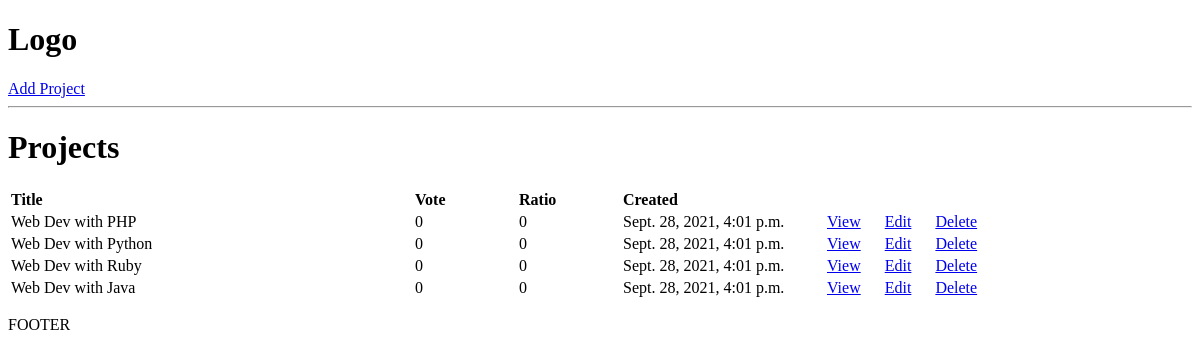
/, run on an earlier commit of the app's database.
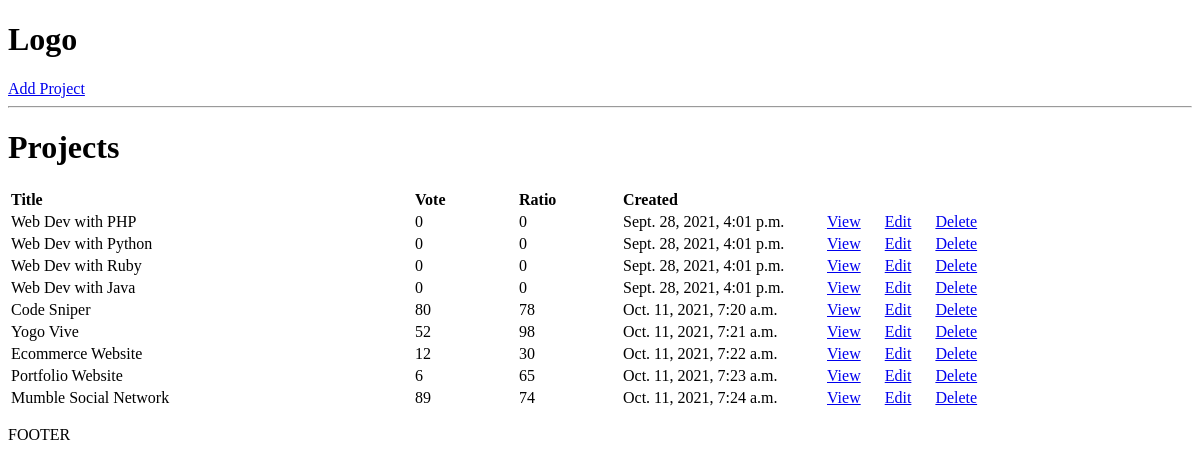
And on a later commit of the database.
### projects/models.py (models this page shows, shortened)
class Project(models.Model):
    title = models.CharField(max_length=200)
    description = models.TextField(null=True, blank=True)
    demo_link = models.CharField(max_length=2000, null=True, blank=True)
    source_link = models.CharField(max_length=2000, null=True, blank=True)
    created = models.DateTimeField(auto_now_add=True)
    id = models.UUIDField(default=uuid.uuid4, unique=True, primary_key=True, editable=False)
    tags = models.ManyToManyField('Tag', blank=True)
    vote_total = models.IntegerField(default=0, null=True, blank=True)
    vote_ratio = models.IntegerField(default=0, null=True, blank=True)

### projects/views.py (the view)
# urls.py: path('', include('projects.urls')),
def projects(request):
    projects = Project.objects.all()
    return render(request, 'projects.html', {'projects': projects})

### projects/templates/projects.html
{% extends 'base.html' %}
{% block content %}
<h1>Projects</h1>
    <table>
    <tr>
        <th style="width: 400px; text-align: left">Title</th>
        <th style="width: 100px; text-align: left">Vote</th>
        <th style="width: 100px; text-align: left">Ratio</th>
        <th style="width: 200px; text-align: left">Created</th>
        <th></th>
    </tr>
    {% for project in projects %}
        <tr>
            <td style="width: 400px">{{ project.title }}</td>
            <td style="width: 100px">{{ project.vote_total }}</td>
            <td style="width: 100px">{{ project.vote_ratio }}</td>
            <td style="width: 200px">{{ project.created }}</td>
            <td style="width: 200px"><a href="{% url 'project' project.id %}" style="padding-right: 20px">View</a>
                <a href="{% url 'update-project' project.id %}" style="padding-right: 20px">Edit</a>
                <a href="{% url 'delete-project' project.id %}" style="padding-right: 20px">Delete</a></td>
        </tr>
    {% endfor %}
    </table>
{% endblock %}

### templates/base.html (shortened to what this page needs)
<!DOCTYPE html>
<html lang="en" dir="ltr">
  <head>
  </head>
  <body>
    {% include 'navbar.html' %}
    {% block content %}
    {% endblock content %}
    <p>FOOTER</p>
  </body>
</html>

### templates/navbar.html
<h1>Logo</h1>
<a href="{% url 'create-project' %}">Add Project</a>
<hr>

What changed in the data, as far as the page shows it:
added Project: title "Code Sniper", vote_total "80", vote_ratio "78", created "Oct. 11, 2021, 7:20 a.m."
added Project: title "Yogo Vive", vote_total "52", vote_ratio "98", created "Oct. 11, 2021, 7:21 a.m."
added Project: title "Ecommerce Website", vote_total "12", vote_ratio "30", created "Oct. 11, 2021, 7:22 a.m."
added Project: title "Portfolio Website", vote_total "6", vote_ratio "65", created "Oct. 11, 2021, 7:23 a.m."
added Project: title "Mumble Social Network", vote_total "89", vote_ratio "74", created "Oct. 11, 2021, 7:24 a.m."
